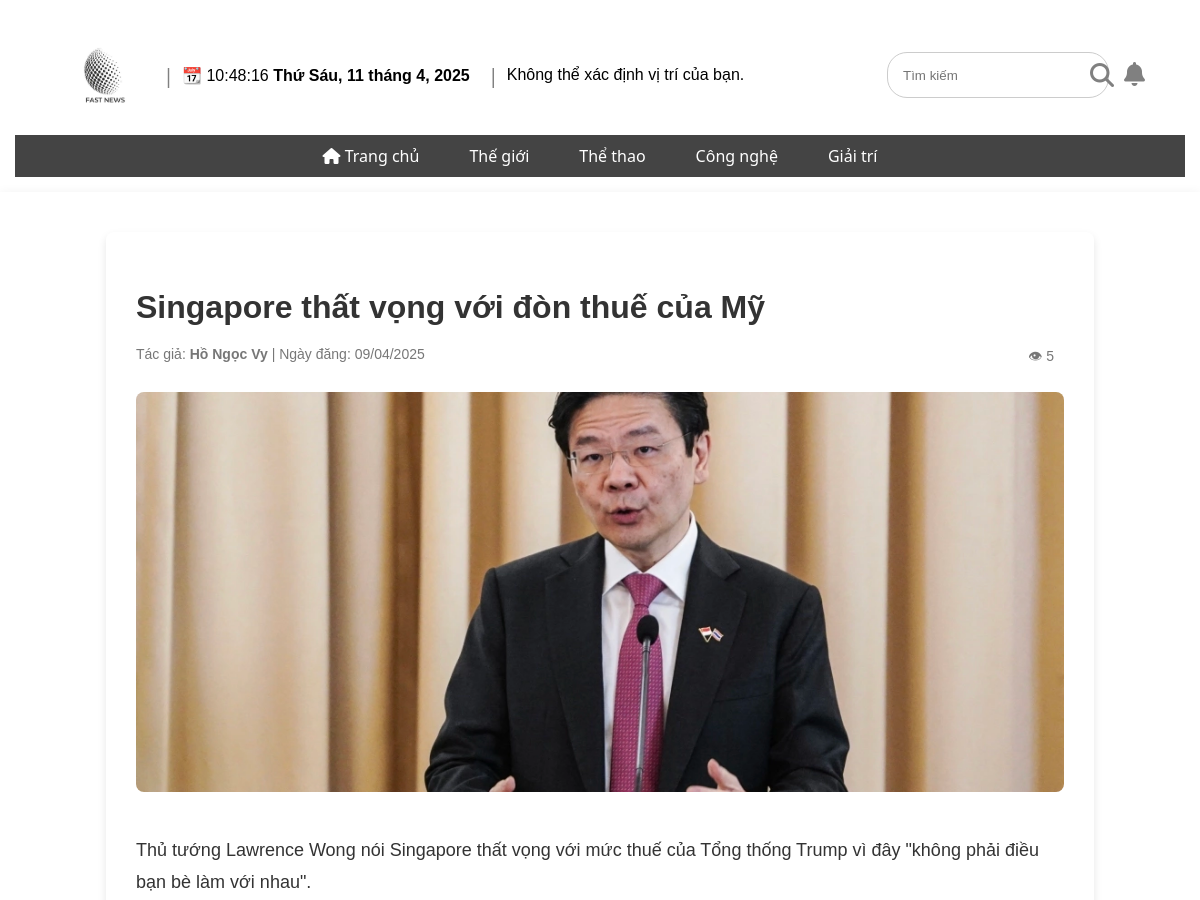
The page /news/page/articleDetails.php?id=34 (upper part) on the database as committed earlier.
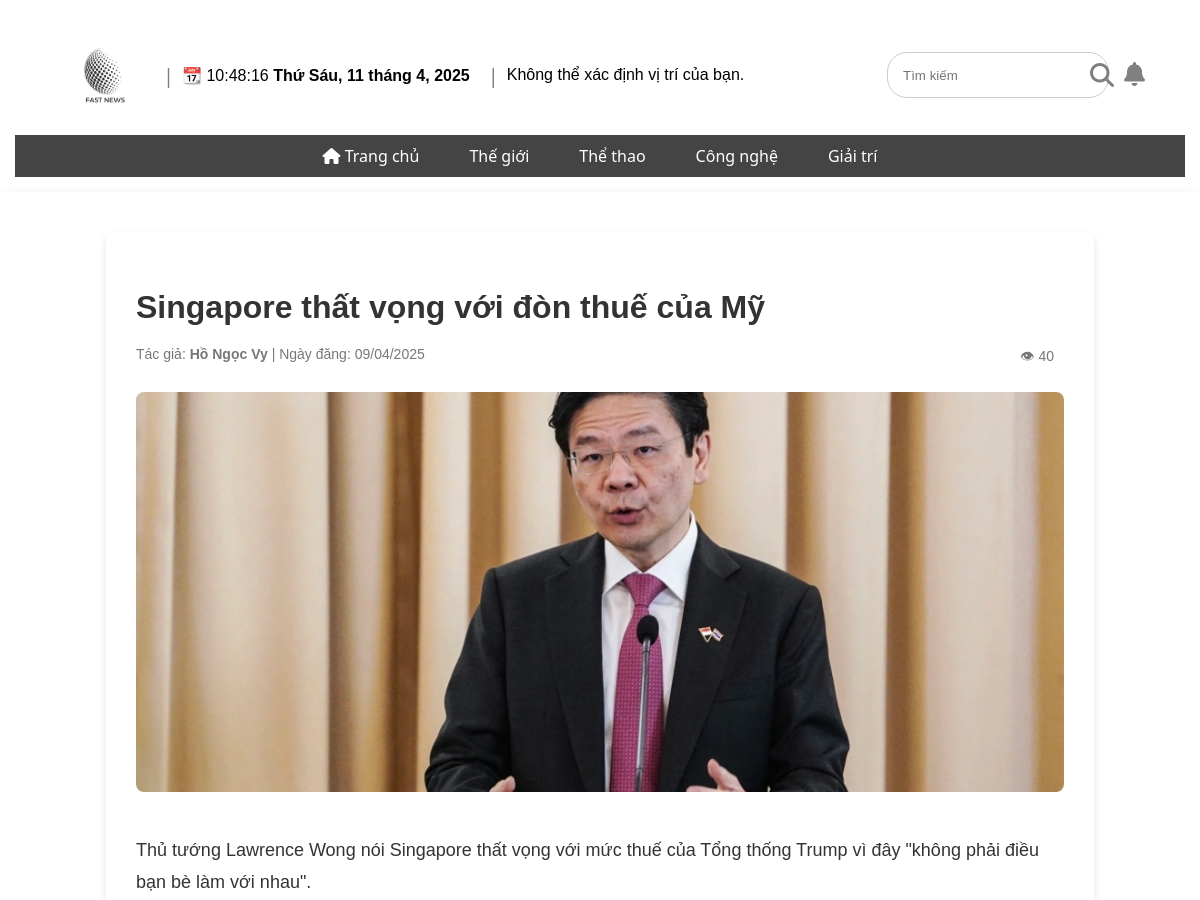
The same page on the database as committed later.
### tables this page shows
CREATE TABLE `news` (
  `id` int(11) NOT NULL,
  `title` varchar(255) NOT NULL,
  `description` text DEFAULT 'Mô tả',
  `content` text DEFAULT 'Nội dung',
  `image` varchar(255) DEFAULT 'img',
  `author` varchar(100) DEFAULT 'tác giả',
  `created_at` timestamp NOT NULL DEFAULT current_timestamp(),
  `category` varchar(255) NOT NULL,
  `is_featured` tinyint(1) NOT NULL DEFAULT 0,
  `views` int(11) NOT NULL DEFAULT 0
);

### news/functions/getArticle.php (called while the page is built, shortened)
<?php
function getArticleById($conn, $id) {
    $sql = "SELECT * FROM news WHERE id = ?";
    $stmt = mysqli_prepare($conn, $sql);
    mysqli_stmt_bind_param($stmt, "i", $id);
    mysqli_stmt_execute($stmt);
    $result = mysqli_stmt_get_result($stmt);
    if ($result && mysqli_num_rows($result) > 0) {
        return mysqli_fetch_assoc($result);
    }
    return null;
}
?>

### news/page/articleDetails.php (the view, shortened to what this page needs)
<?php
include '../functions/database.php';
include '../functions/getArticle.php';
$id = (int) $_GET['id'];
$article = getArticleById($conn, $id);
?>
<main>
    <article class="article-detail">
        <h2 class="article-title"><?= htmlspecialchars($article['title']) ?></h2>
        <p class="article-meta">
            Tác giả: <strong><?= htmlspecialchars($article['author']) ?></strong> |
            Ngày đăng: <?= date('d/m/Y', strtotime($article['created_at'])) ?>
            <span style="float: right; margin-right: 10px">👁 <?= $article['views'] ?></span>
        </p>
        <img src="../uploads/<?= htmlspecialchars($article['image']) ?>" alt="Hình ảnh minh họa" class="article-image">
        <div class="article-content">
            <p><?= nl2br(htmlspecialchars($article['content'])) ?></p>
        </div>
    </article>
</main>
<?php
include '../includes/master.php';
?>

Rows that differ between the two databases and show on the page:
changed news "Singapore thất vọng với đòn thuế của Mỹ": views "5" → "40"
